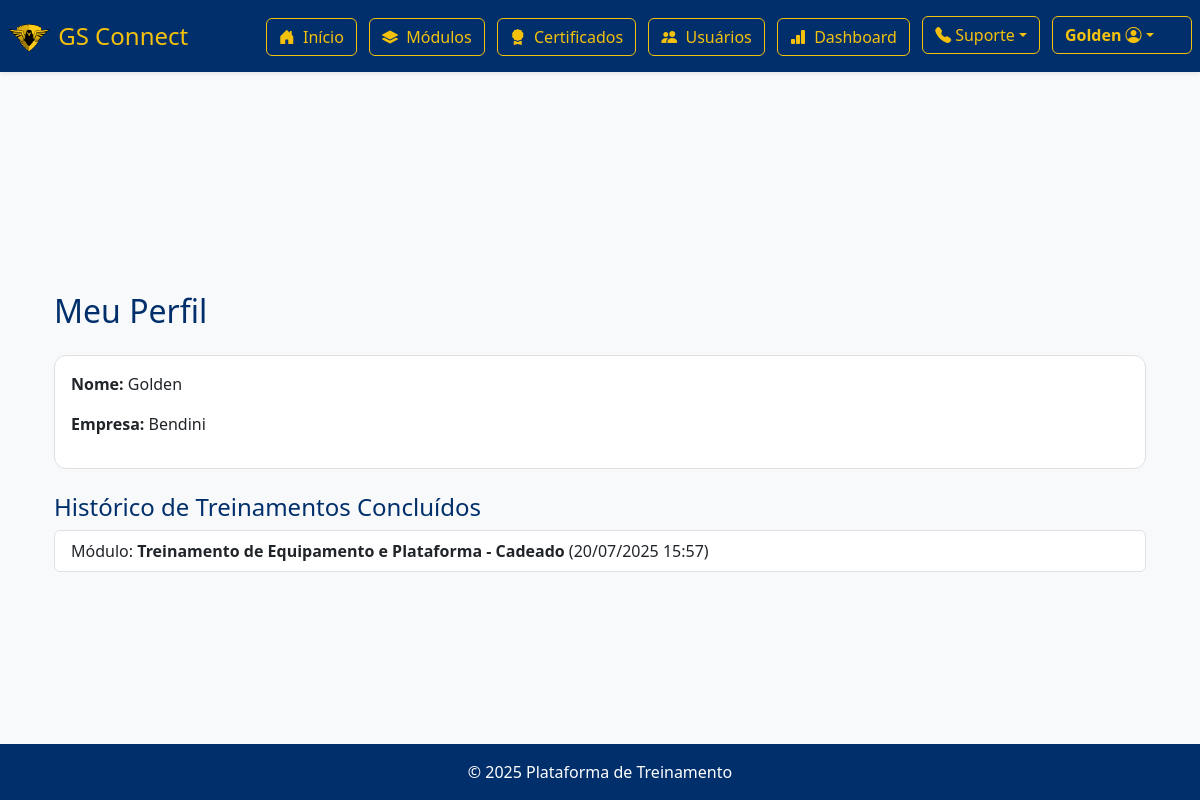
The page /meu-perfil/ (signed in) on the database its author committed.
### core/models.py (models this page shows, shortened)
class Empresa(models.Model):
    nome = models.CharField(max_length=200)

### cursos/models.py (models this page shows, shortened)
class ProgressoModulo(models.Model):
    usuario = models.ForeignKey(User, on_delete=models.CASCADE)
    modulo = models.ForeignKey(Modulo, on_delete=models.CASCADE)
    tempo_assistido = models.PositiveIntegerField(default=0)  # em segundos
    concluido = models.BooleanField(default=False)
    atualizado_em = models.DateTimeField(auto_now=True)
    class Meta:
        unique_together = ('usuario', 'modulo')

class Modulo(models.Model):
    curso = models.ForeignKey(Curso, related_name='modulos', on_delete=models.CASCADE)
    equipamento = models.ForeignKey(Equipamento, on_delete=models.CASCADE)
    titulo = models.CharField(max_length=200)
    conteudo = models.TextField()
    ordem = models.PositiveIntegerField()
    video = models.FileField(upload_to='videos/', null=True, blank=True)  # ✅ aqui
    imagem_capa = models.ImageField(upload_to='capas_modulos/', null=True, blank=True)  # NOVO CAMPO
    beneficios = models.TextField(blank=True, default='')  # Um benefício por linha

### core/views.py (the view)
# urls.py: path('meu-perfil/', views.perfil_usuario, name='perfil_usuario'),
@login_required
def perfil_usuario(request):
    perfil = PerfilUsuario.objects.get(user=request.user)
    empresa = perfil.empresa
    nome = request.user.get_full_name() or request.user.username
    modulos_concluidos = ProgressoModulo.objects.filter(usuario=request.user, concluido=True).select_related('modulo')
    return render(request, 'core/perfil_usuario.html', {
        'perfil': perfil,
        'empresa': empresa,
        'nome': nome,
        'modulos_concluidos': modulos_concluidos,
    })

### core/templates/core/perfil_usuario.html (shortened to what this page needs)
{% extends 'core/base.html' %}
{% block content %}
<div class="container mt-4">
  <h2 class="mb-4 perfil-title">Meu Perfil</h2>
  <div class="card mb-4 perfil-card">
    <div class="card-body">
      <p><strong>Nome:</strong> {{ nome }}</p>
      <p><strong>Empresa:</strong> {{ empresa.nome|default:"-" }}</p>
    </div>
  </div>
  <h4 class="perfil-historico-title">Histórico de Treinamentos Concluídos</h4>
  {% if modulos_concluidos %}
    <ul class="list-group perfil-list-group">
      {% for progresso in modulos_concluidos %}
        <li class="list-group-item perfil-list-item">
          Módulo: <strong>{{ progresso.modulo.titulo }}</strong>
          <span class="perfil-data-hora">({{ progresso.atualizado_em|date:"d/m/Y H:i" }})</span>
        </li>
      {% endfor %}
    </ul>
  {% else %}
    <div class="alert alert-info mt-3">Nenhum treinamento concluído ainda.</div>
  {% endif %}
</div>
{% endblock %}

### core/templates/core/base.html (shortened to what this page needs)
{% load static %}
<!DOCTYPE html>
<html lang="pt-br">
<head>
    <link href="https://cdn.jsdelivr.net/npm/bootstrap@5.3.0/dist/css/bootstrap.min.css" rel="stylesheet">
    <link rel="stylesheet" href="{% static 'css/style.css' %}">
</head>
<body class="bg-light">
<header class="bg-primary text-white py-2 mb-4 shadow-sm">
    <div class="container-fluid d-flex flex-column flex-md-row align-items-center justify-content-between px-2" style="min-height: 56px;">
        <div class="d-flex align-items-center">
            <img src="{% static 'img/logo.png' %}" alt="Logo Golden Sat" style="height: 32px; margin-right: 8px;">
            <h1 class="mb-0" style="font-size: 1.5rem;">GS Connect</h1>
        </div>
        <nav class="mt-2 mt-md-0">
            {% if not request.path == '/login/' %}
                <a class="btn btn-outline-light me-2" href="{% url 'home' %}"><i class="bi bi-house-door-fill me-1"></i> Início</a>
                {% if user.is_authenticated %}
                    <a class="btn btn-outline-light me-2" href="{% url 'cursos:todos_modulos' %}"><i class="bi bi-layers-fill me-1"></i> Módulos</a>
                    <a class="btn btn-outline-light me-2" href="{% url 'certificado_form' %}"><i class="bi bi-award-fill me-1"></i> Certificados</a>
                    {% if user.is_staff %}
                        <a class="btn btn-outline-light me-2" href="{% url 'usuarios' %}"><i class="bi bi-people-fill me-1"></i> Usuários</a>
                        <a class="btn btn-outline-light me-2" href="{% url 'dashboard_usuarios' %}"><i class="bi bi-bar-chart-fill me-1"></i> Dashboard</a>
                    {% endif %}
                    <div class="dropdown d-inline-block me-2">
                      <button class="btn btn-outline-light dropdown-toggle d-flex align-items-center" type="button" id="suporteDropdown" data-bs-toggle="dropdown" aria-expanded="false">
                        <i class="bi bi-telephone-fill me-1"></i> Suporte
                      </button>
                    </div>
                    <div class="dropdown d-inline-block">
                        <a class="btn btn-outline-light dropdown-toggle fw-bold d-flex align-items-center" href="#" id="userDropdown" role="button" data-bs-toggle="dropdown" aria-expanded="false" style="min-width: 140px;">
                            <span class="me-1">{{ user.get_full_name|default:user.username }}</span>
                            <i class="bi bi-person-circle"></i>
                        </a>
                    </div>
                {% else %}
                    <a class="btn btn-light text-primary" href="{% url 'login' %}">Entrar</a>
                {% endif %}
            {% endif %}
        </nav>
    </div>
</header>
<div class="content-wrapper">
  <main class="container flex-grow-1">
      {% block content %}{% endblock %}
  </main>
</div>
<footer class="bg-primary text-white text-center py-3 mt-auto">
    <p class="mb-0">© 2025 Plataforma de Treinamento</p>
</footer>
<link rel="stylesheet" href="https://cdn.jsdelivr.net/npm/bootstrap-icons@1.10.5/font/bootstrap-icons.css">
</body>
</html>

### core/static/css/style.css (style rules this page uses)
:root { --azul-escuro: #002f6c; --amarelo: #f4c20d; --preto: #111111; --branco: #ffffff; }
body { background: var(--branco) !important; color: var(--preto) !important; }
header.bg-primary, .footer.bg-primary, .footer, .bg-primary { background: var(--azul-escuro) !important; }
header h1, .footer p, .footer, .footer * { color: var(--amarelo) !important; }
.btn-outline-light, .btn-outline-light:visited { color: var(--amarelo) !important; border-color: var(--amarelo) !important; background: transparent !important; }
a, a:visited { color: var(--azul-escuro) !important; }
.card { border-radius: 12px; border: 1px solid #e0e0e0; background: var(--branco) !important; }
.card-title, h1, h2, h3, h4, h5, h6 { color: var(--azul-escuro) !important; }
html, body { height: 100%; margin: 0; padding: 0; overflow: hidden; }

### core/templates/core/base.html (style rules this page uses)
html, body { height: 100%; min-height: 100vh; margin: 0; padding: 0; }
body { display: flex; flex-direction: column; min-height: 100vh; overflow-y: auto; }
.content-wrapper { flex: 1 0 auto; display: flex; flex-direction: column; }
main.container { flex: 1 0 auto; display: flex; flex-direction: column; justify-content: center; align-items: center; }
footer { flex-shrink: 0; }

### rows shown on the page
Empresa: nome "Bendini"
ProgressoModulo: modulo.titulo "Treinamento de Equipamento e Plataforma - Cadeado", atualizado_em "20/07/2025 15:57"

### other values the page prints
{{ user.get_full_name|default:user.username }} "Golden"
{{ nome }} "Golden"
